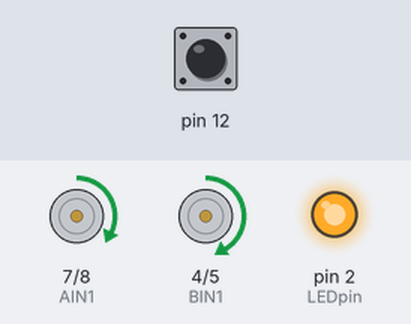
A sketch run on a simulated Arduino Uno, built with avr-gcc and run on an emulated ATmega328P. Parts: motor-driver pin pairs drawn as motors (green arrow = first pin HIGH = forward, orange = second pin HIGH = backward, longer = more drive, scaled by the enable pin), output pins drawn as LEDs (lit = HIGH). The inputs (shaded band) are chosen by the test bench; at power-on: pin 12 HIGH.

Above: at 1.2 s.
1.3 s: pin 12 pulled LOW for 3.2 s
At 4.0 s:
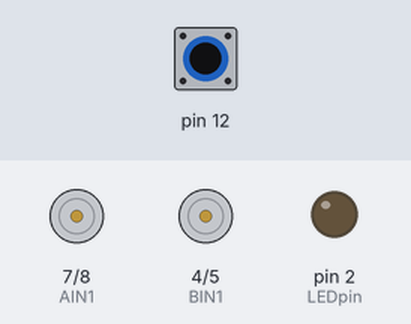
Timing chart, 0 to 7.9 s (numbered marks = the images above; inputs shaded):
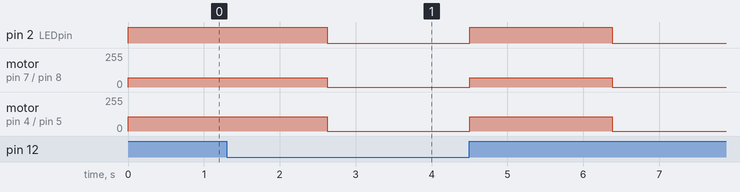

The sketch:

conductive_2_dc_motors.ino
```cpp
#include <CapacitiveSensor.h>
#include "Statistic.h"

#define PWM1 9
#define AIN1 7
#define AIN2 8
#define PWM2 6
#define BIN1 4
#define BIN2 5
#define LEDpin 2

Statistic data;
CapacitiveSensor cs_4_2 = CapacitiveSensor(11, 12);  // 10 megohm resistor between pins 4 & 2, pin 2 is sensor pin, add wire, foil

int speed1 = 70;    // speed of the motor (0-255):
int speed2 = 106;    // speed of the motor (0-255):
float lastDev = 0;  // previous standard deviation

void setup(void) {
  data.clear();  // explicitly start clean

  pinMode(LEDpin, OUTPUT);
  digitalWrite(LEDpin, LOW);

  pinMode(PWM1, OUTPUT);
  pinMode(AIN1, OUTPUT);
  pinMode(AIN2, OUTPUT);
  pinMode(PWM2, OUTPUT);
  pinMode(BIN1, OUTPUT);
  pinMode(BIN2, OUTPUT);

  // set capacitive sensor timing
  cs_4_2.set_CS_AutocaL_Millis(0xFFFFFFFF);  // turn off autocalibrate on channel 1 -
}

void loop(void) {
  long start = millis();
  long total = cs_4_2.capacitiveSensor(30);
  data.add(total);

  float currentDev = data.pop_stdev();

  if (currentDev >= lastDev) {
    // Serial.println("HI");
    digitalWrite(LEDpin, HIGH);

    digitalWrite(AIN1, HIGH);  //Motor A Rotate Clockwise
    digitalWrite(AIN2, LOW);
    digitalWrite(BIN1, HIGH);  //Motor B Rotate Clockwise
    digitalWrite(BIN2, LOW);

    analogWrite(PWM1, speed1);  //Speed control of Motor A
    analogWrite(PWM2, speed2);  //Speed control of Motor B
  } else {
    // Serial.println("LO");
    digitalWrite(LEDpin, LOW);

    digitalWrite(AIN1, LOW);  //Motor A Rotate Clockwise
    digitalWrite(AIN2, LOW);
    digitalWrite(BIN1, LOW);  //Motor B Rotate Clockwise
    digitalWrite(BIN2, LOW);

    analogWrite(PWM1, 0);  //Speed control of Motor A
    analogWrite(PWM2, 0);  //Speed control of Motor B
  }

  lastDev = currentDev;
  delay(10);  // arbitrary delay to limit data to serial port
}
```
